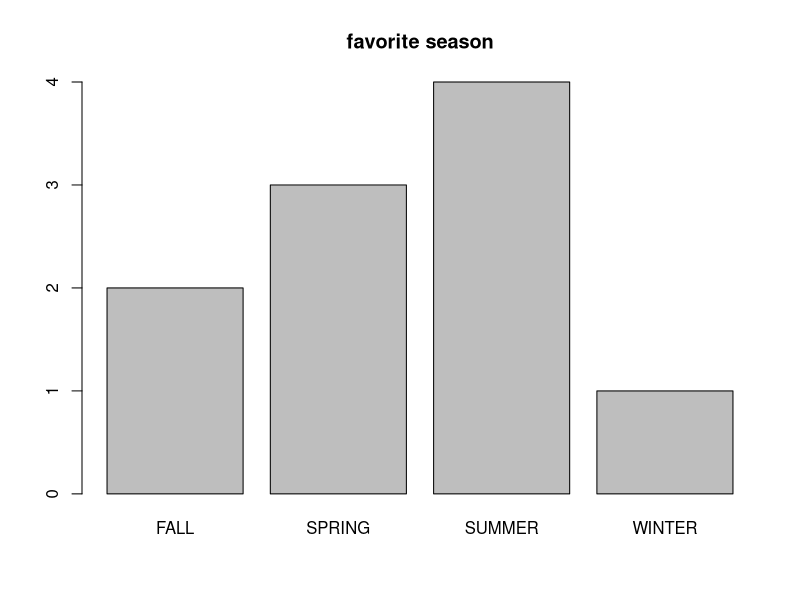
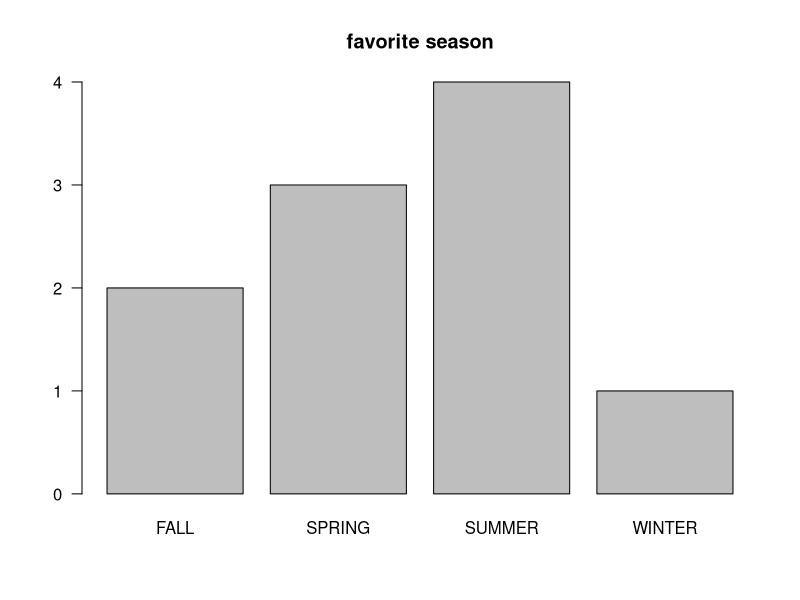
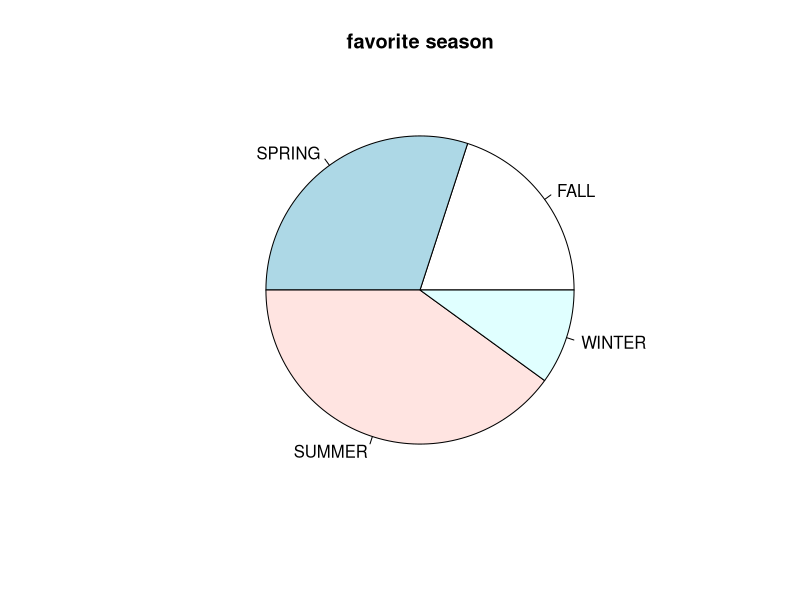
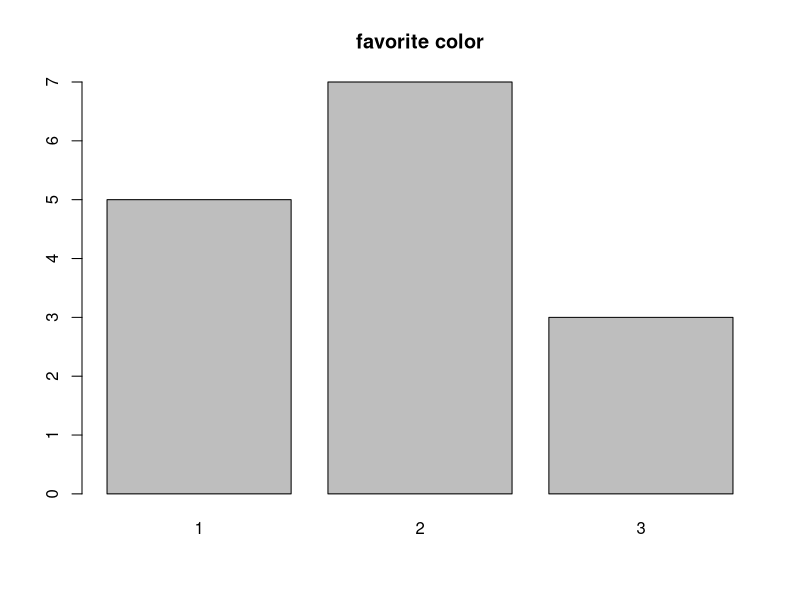
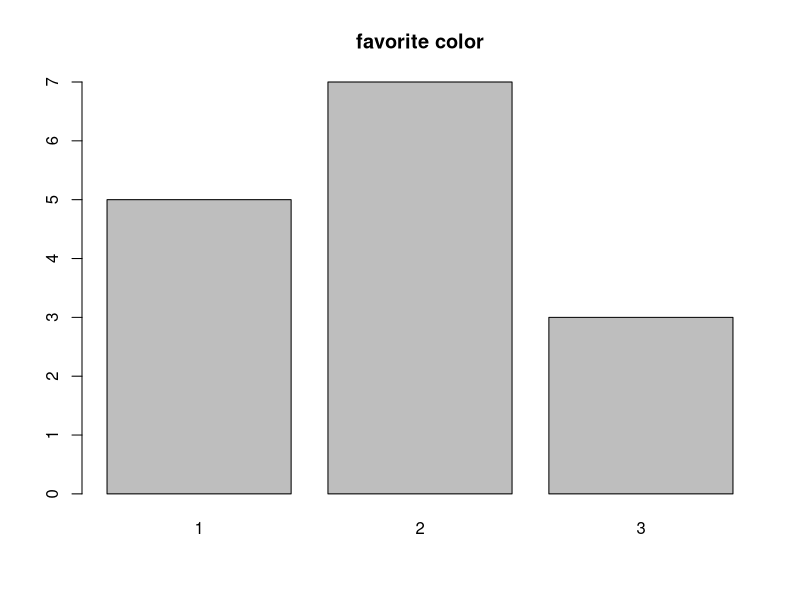
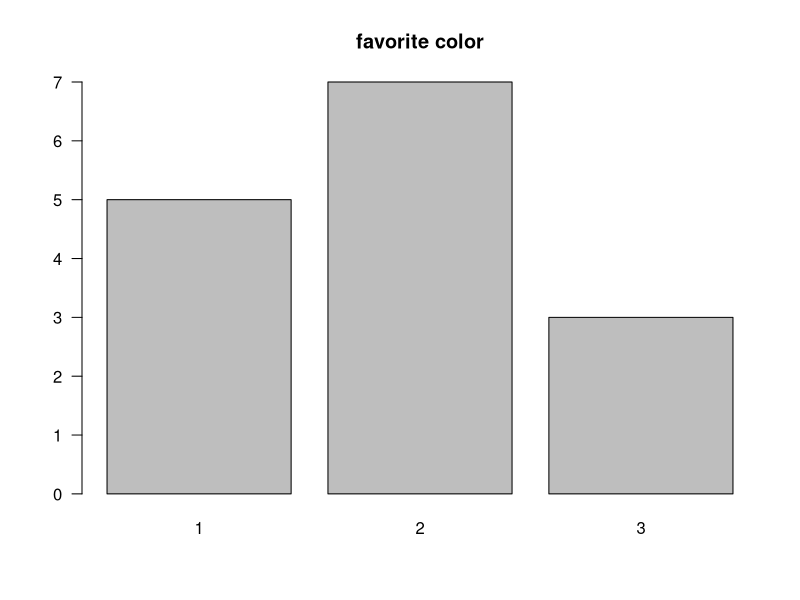
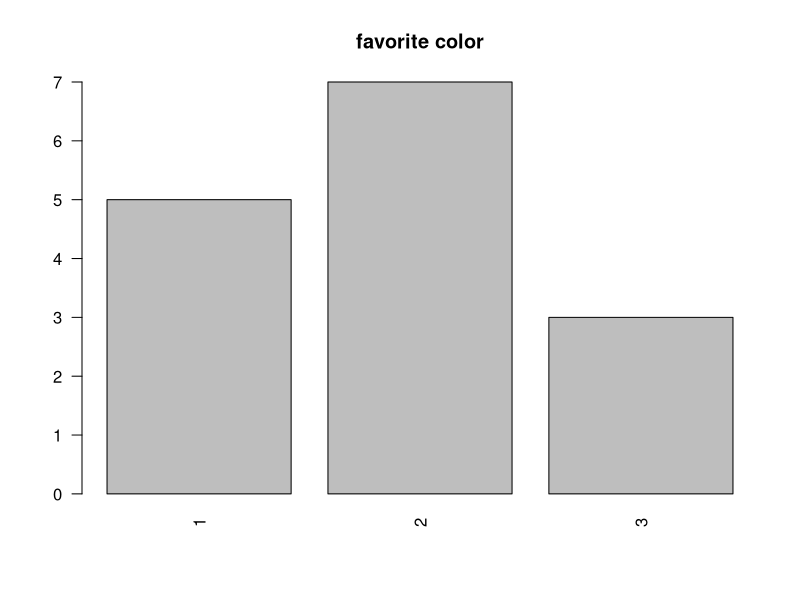
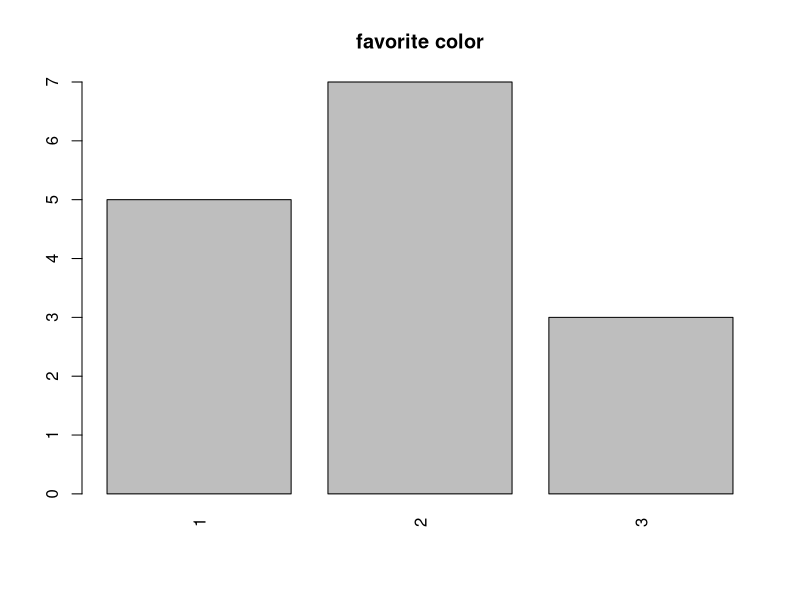

These figures' R source, in order:
# 3일차 1교시
# 단원 5

rm(list=ls())

# ----- 5-1.R -----
favorite <- c("WINTER", "SUMMER", "SPRING", "SUMMER", "SUMMER", "FALL", "FALL", "SUMMER", "SPRING", "SPRING")
favorite
table(favorite)
table(favorite)/length(favorite)

# ----- 5-2.R -----
ds <- table(favorite)
ds
barplot(ds, main="favorite season")
barplot(ds, main="favorite season", las=1)

# ----- 5-3.R -----
ds <- table(favorite)
ds
pie(ds, main="favorite season")

# ----- 5-4.R -----
favorite.color <- c(2, 3, 2, 1, 1, 2, 2, 1, 3, 2, 1, 3, 2, 1, 2)
ds <- table(favorite.color)
ds
str(ds)
barplot(ds, main="favorite color")
barplot(ds, main="favorite color", las=0)
barplot(ds, main="favorite color", las=1)
barplot(ds, main="favorite color", las=2)
barplot(ds, main="favorite color", las=3)


colors <- c('green', 'red', 'blue')
names(ds) <- colors
ds
barplot(ds, main="favorite color", col=colors)
pie(ds, main="favorite color", col=colors)




# 문자형 벡터
gender <- c("male", "female", "female", "male", "female")

#factor로 변환
gender_factor <- factor(gender)

print(gender_factor)
levels(gender_factor)

size <- c("small", "large", "medium", "small", "large")
size_factor <- factor(size, levels = c("small", "medium", "large"))
print(size_factor)
levels(size_factor)
nlevels(size_factor)
class(size_factor)

grade <- c("C", "B", "A", "B", "C")
grade_factor <- factor(grade, levels = c("C", "B", "A"), ordered = TRUE)
print(grade_factor)

blood <- c("A", "B", "O", "A", "AB", "O", "A")
blood_factor <- factor(blood)
table(blood_factor)
nlevels(blood_factor)



# ----- 5-5.R -----
weight <- c(60, 62, 64, 65, 68, 69)
weight.heavy <- c(weight, 120)
weight
weight.heavy

mean(weight)
mean(weight.heavy)

median(weight)
median(weight.heavy)

mean(weight, trim=0.2)
mean(weight.heavy, trim=0.2)

# ----- 5-6.R -----
mydata <- c(60, 62, 64, 65, 68, 69, 120)
quantile(mydata)
quantile(mydata, c(.1, .2, .5, .6, .9, 1))
quantile(mydata, (0:10)/10)
summary(mydata)

# ----- 5-7.R -----
mydata <- c(60, 62, 64, 65, 68, 69, 120)
var(mydata)
sd(mydata)
range(mydata)

diff(range(mydata))
diff(c(150, 22))
diff(range(c(150, 22)))
diff(c(10, 100))


# ----- 5-8.R -----
cars
str(cars)
head(cars)

dist <- cars[, 2]
dist
range(dist)
hist(dist,
     main="Histogram for 제동거리",
     xlab="제동거리",
     ylab="빈도수",
     border="blue",
     col="green",
     las=2,
     breaks=2)

hist(dist,
     main="Histogram for 제동거리",
     xlab="제동거리",
     ylab="빈도수",
     border="blue",
     col="green",
     las=2,
     breaks=5)


# ----- 5-9.R -----
dist <- cars[, 2]
boxplot(dist, main="자동차 제동거리")
range(cars[, 2])
quantile(cars[, 2])

boxplot(cars[, 1], main="자동차 속도")
range(cars[, 1])

# ----- 5-10.R -----
boxplot.stats(dist)

# ----- 5-11.R -----
boxplot(Petal.Length~Species, data=iris, main="품종별 꽃잎의 길이")




mtcars
head(mtcars)
str(mtcars)
summary(mtcars)

dev.off()
par(mfrow=c(1,3))    # 1x3 가상화면 분할
barplot(table(mtcars$carb),
        main="Barplot of Carburetors",
        xlab="#of carburetors",
        ylab="frequency",
        col="blue")
barplot(table(mtcars$cyl),
        main="Barplot of Cylender",
        xlab="#of cylender",
        ylab="frequency",
        col="red")
barplot(table(mtcars$gear),
        main="Barplot of Grar",
        xlab="#of gears",
        ylab="frequency",
        col="green")
par(mfrow=c(1,1)) #  해제


























